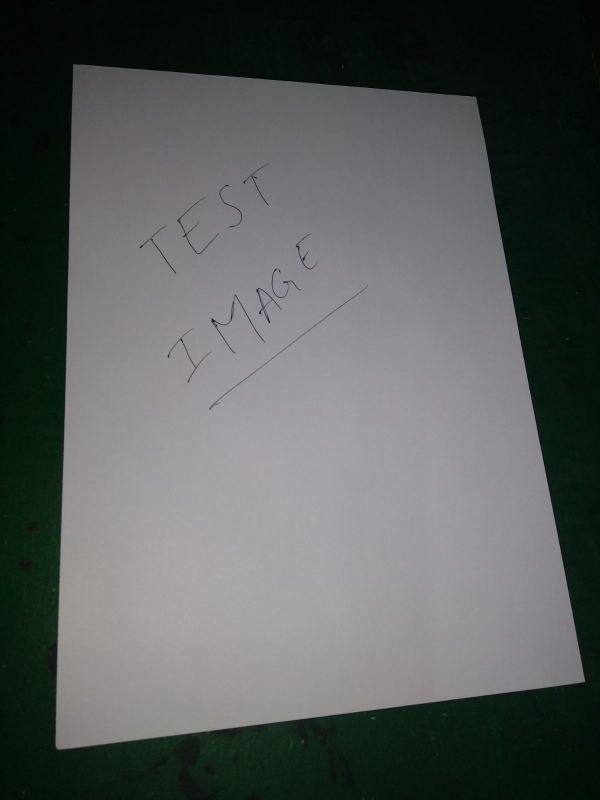
#> input picture image5.jpg, 1200 x 1600 px (shown at 1/2 size)
$ python camscanner.py
#> lines starting #> are read from the running program, lines starting #| are printed output that depends on the picture; after the words box and inside, x2 and y2 are one past the last pixel; in counts of white or black regions, pixels touching at a corner belong together
### mapper.py
import numpy as np

def mapp(h):
  h = h.reshape((4,2))
  hnew = np.zeros((4,2),dtype=np.float32)

  add = h.sum(1)
  hnew[0] = h[np.argmin(add)]
  hnew[2] = h[np.argmax(add)]

  diff = np.diff(h,axis=1)
  hnew[1] = h[np.argmin(diff)]
  hnew[3] = h[np.argmax(diff)]

  return hnew

### camscanner.py
import cv2
import numpy as np
import mapper

image = cv2.imread("image5.jpg")
#> image is the input picture: shape (1600, 1200, 3); mean B, G, R 91.8, 93.3, 89.6
image = cv2.resize(image,(1300,800))
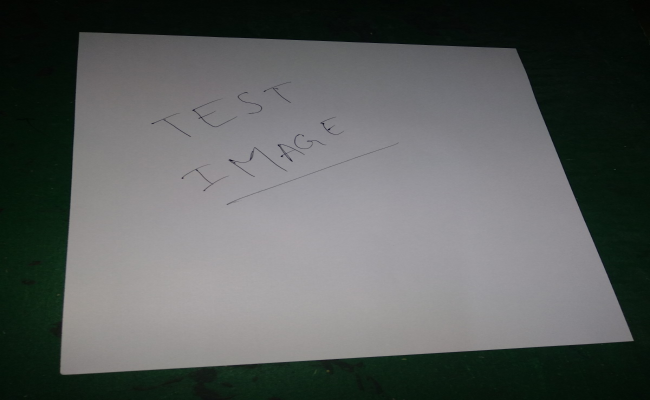
#> image: shape (800, 1300, 3) (shown at 1/2 size); mean B, G, R 91.8, 93.3, 89.6
original = image.copy()

gray = cv2.cvtColor(image,cv2.COLOR_BGR2GRAY)
cv2.imshow("gray",gray)
cv2.imwrite('/home/varun/python/camscanner/gray.jpg',gray)
blurred = cv2.GaussianBlur(gray,(5,5),0)
cv2.imshow("blur",blurred)
cv2.imwrite('/home/varun/python/camscanner/blur.jpg',blurred)
edged = cv2.Canny(blurred,30,50)
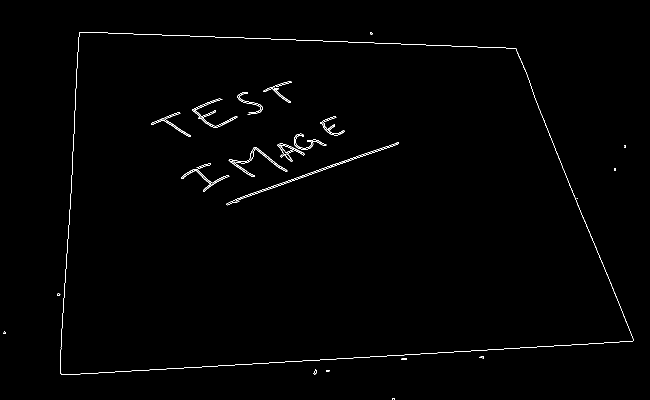
#> edged: shape (800, 1300) (shown at 1/2 size); 0.7% white in thin lines or dots, all inside (x1, y1, x2, y2) = (6, 64, 1268, 800)
cv2.imwrite('/home/varun/python/camscanner/edged.jpg',edged)


contours,hierarchy = cv2.findContours(edged,cv2.RETR_LIST,cv2.CHAIN_APPROX_SIMPLE)
#> contours = 49 contours, 28 with area under 20; largest, box (x1, y1, x2, y2) and area: (120, 64, 1268, 750) 644183, (120, 64, 1267, 750) 644106, (457, 294, 575, 354) 262, (555, 287, 610, 324) 243, (363, 338, 459, 383) 217
contours = sorted(contours,key=cv2.contourArea,reverse=True)

for c in contours:
  p = cv2.arcLength(c,True)
  approx = cv2.approxPolyDP(c,0.02*p,True)

  if len(approx) == 4:
    target = approx
    break
#> this loop made 1 pass
#> (p, target) on pass 1: (3443.4, [[158, 65], [122, 748], [1267, 681], [1032, 97]])

approx = mapper.mapp(target)
#> in mapp, `h = h.reshape((4,2))`: h = [[158, 65], [122, 748], [1267, 681], [1032, 97]]
#> in mapp, `add = h.sum(1)`: add = [223, 870, 1948, 1129]
#> in mapp, `diff = np.diff(h,axis=1)`: diff = [-93, 626, -586, -935]
#> approx = [[158, 65], [1032, 97], [1267, 681], [122, 748]]

pts = np.float32([[0,0],[800,0],[800,800],[0,800]])

op = cv2.getPerspectiveTransform(approx,pts)
#> op = [[0.809, 0.0426, -130.6], [-0.0588, 1.61, -95.04], [-0.00016, 0.000525, 1]]
dst = cv2.warpPerspective(original,op,(800,800))
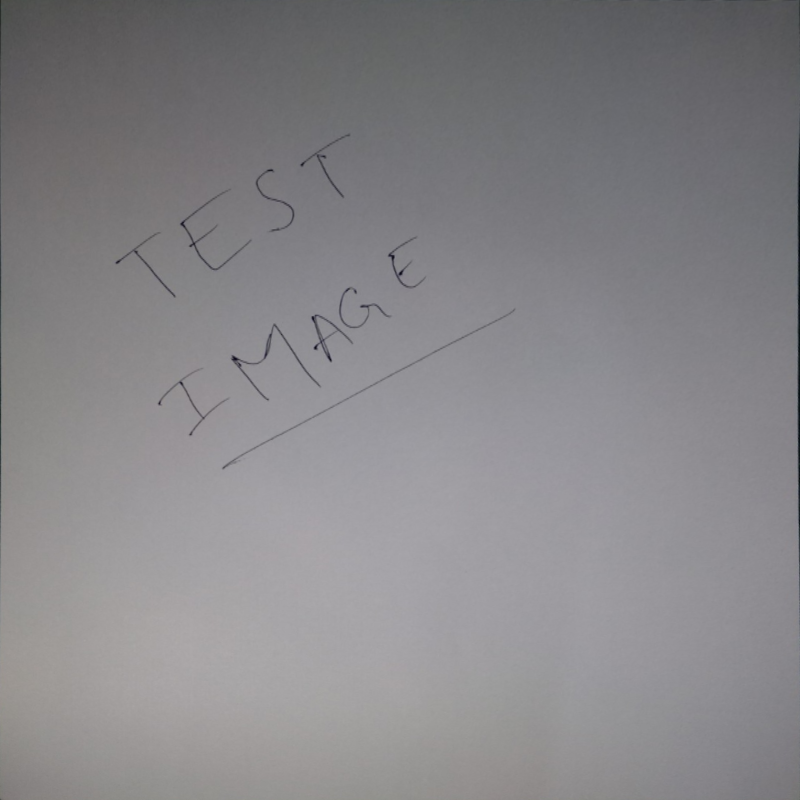
#> dst: shape (800, 800, 3); mean B, G, R 136.7, 133.8, 135.2

cv2.imshow("Scanned",dst)
cv2.imwrite('/home/varun/python/camscanner/scanned.jpg',dst)
